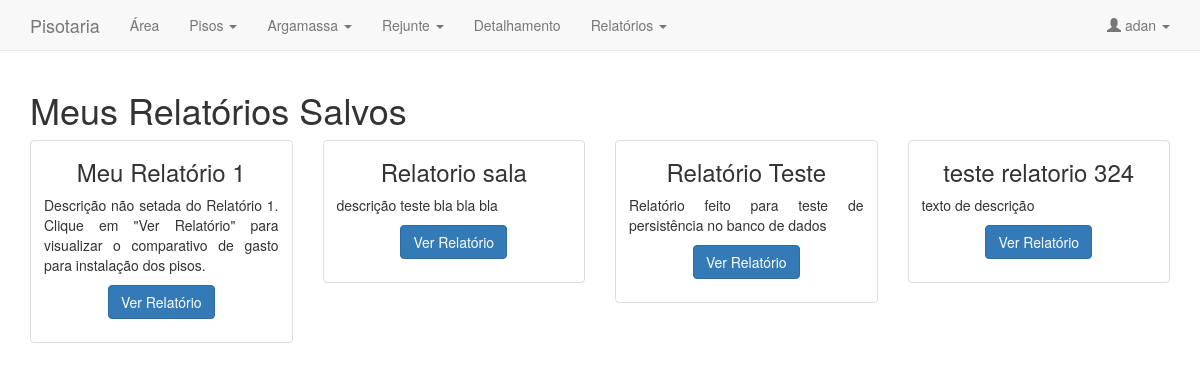
Screenshot of /relatorios/historico (signed in) with the database file from the repository.
### tables this page shows
CREATE TABLE IF NOT EXISTS `relatorio` (
`id` int(11) NOT NULL,
  `nome` varchar(40) NOT NULL,
  `descricao` text NOT NULL,
  `custototalargamassa` float NOT NULL DEFAULT '0',
  `customaodeobra` float NOT NULL DEFAULT '0',
  `custototalprodutos` float NOT NULL DEFAULT '0',
  `idusuario` int(11) DEFAULT NULL
);

### application/controllers/Relatorios.php (called while the page is built, shortened)
<?php
class Relatorios extends CI_Controller {
    public function historico($idRelatorio = 0){
        $this->load->view('template/header');
        $this->load->library('RelatorioFactory');
        $this->load->library('AnaliseFactory');
        if($idRelatorio > 0) {
            $data = array(
                "relatorios" => $this->relatoriofactory->getRelatorioLogado($idRelatorio)
            );
            $data ['analises'] = new Analise_model();
            $data ['analises'] = $this->analisefactory->getAnaliseporIdRelatorio(array ($idRelatorio));
            $analiseData = array();
            $analiseData['nome'] = $data['relatorios']->get_nome();
            $analiseData['id'] = $data['relatorios']->get_id();
            $analiseData['descricao'] = $data['relatorios']->get_descricao();
            $analiseData['custoArgamassa'] = $data['relatorios']->get_custototalargamassa();
            $analiseData['custoMaodeObra'] = $data['relatorios']->get_customaodeobra();
            $analiseData['custoProdutos'] = $data['relatorios']->get_custototalprodutos();
            foreach ($data ['analises'] as $analise){
                $analiseData['analises'][] = $analise->toArray();
            }
            $this->load->view('relatorio_mostrarSalvo', $analiseData);
        } else {
            $data = array(
                "relatorios" => $this->relatoriofactory->getRelatorioLogado($idRelatorio)
            );
            $analiseData = array();
            $cont=0;
            if(!empty($data['relatorios'])){
            foreach ($data['relatorios'] as $relatorio){
                $analiseData['relatorios'][$cont]['nome']= $relatorio->get_nome();
                $analiseData['relatorios'][$cont]['descricao']= $relatorio->get_descricao();
                $analiseData['relatorios'][$cont]['id']= $relatorio->get_id();
                $cont++;
            }}
            $this->load->view('relatorio_listaHistorico', $analiseData);
        }
        $this->load->view('template/footer');
    }
}
?>

### index.php (called while the page is built, shortened)
<?php
require_once BASEPATH.'core/CodeIgniter.php';

### application/libraries/RelatorioFactory.php (called while the page is built, shortened)
    <?php
class RelatorioFactory {
    private $_ci;
    function __construct() {
        $this->_ci = & get_instance();
    }
    public function getRelatorioLogado($id = 0) {
        if (isset($_SESSION['LOGIN'])) {
            $usuario = $this->_ci->usuariofactory->getUsuarioByUsername($_SESSION['LOGIN']);
            $usuarioID= $usuario->get_id();
        }else {
            return false;
        }
        if ($id > 0) {
            $this->_ci->db->where("id", $id);
            $this->_ci->db->where("idusuario", $usuarioID);
            $query = $this->_ci->db->get('relatorio');
            if ($query->num_rows() > 0) {
                return $this->createObjectFromData($query->row());
            }
            return false;
        } else {
            $this->_ci->db->where("idusuario", $usuarioID);
            $query = $this->_ci->db->get('relatorio');
            if ($query->num_rows() > 0) {
                $relatorios = array();
                foreach ($query->result() as $row) {
                    $relatorios[] = $this->createObjectFromData($row);
                }
                return $relatorios;
            }
            return false;
        }
    }
    public function createObjectFromData($row) {
        $relatorio= new Relatorio_Model();
        $relatorio->set_id($row->id);
        $relatorio->set_nome($row->nome);
        $relatorio->set_descricao($row->descricao);
        $relatorio->set_custototalargamassa($row->custototalargamassa);
        $relatorio->set_customaodeobra($row->customaodeobra);
        $relatorio->set_custototalprodutos($row->custototalprodutos);
        $relatorio->set_idusuario($row->id);
        return $relatorio;
    }
}

### application/views/relatorio_listaHistorico.php (the view, shortened to what this page needs)
<?php
$count = 0;
?>
<h1>Meus Relatórios Salvos</h1>
<div class="row">
    <?php
    if (isset($relatorios))
{    foreach ($relatorios as $relatorio) {
        $count++;
        ?>
    <div class="col-sm-6 col-md-3">
        <div class="thumbnail">
            <div class="caption">
                <h3 class="text-center piso-nome" style="margin-top: 5px;"><?php if(empty($relatorio['nome'])){ echo "Meu Relatório " . $count; } else { echo $relatorio['nome']; } ?></h3>
                <p class="text-justify"><?php if(empty($relatorio['descricao'])){ echo "Descrição não setada do Relatório " . $count . '. Clique em "Ver Relatório" para visualizar o comparativo de gasto para instalação dos pisos.'; } else { echo $relatorio['descricao']; } ?></p>
                <p class="text-center"><a href="<?php echo base_url("relatorios/historico/" . $relatorio['id']); ?>" class="btn btn-primary" role="button">Ver Relatório</a></p>
            </div>
        </div>
    </div>
    <?php
    if ($count % 4 == 0){ ?>
</div>
    <?php
    }
}} ?>

### rows the page displays
relatorio: nome "Relatorio sala", descricao "descrição teste bla bla bla"
relatorio: nome "Relatório Teste", descricao "Relatório feito para teste de persistência no banco de dados"
relatorio: nome "teste relatorio 324", descricao "texto de descrição"

### other values shown
$_SESSION['LOGIN'] "adan"
